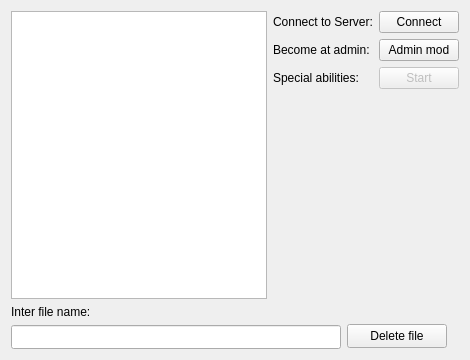
<?xml version="1.0" encoding="UTF-8"?>
<ui version="4.0">
 <class>Widget</class>
 <widget class="QWidget" name="Widget">
  <property name="geometry">
   <rect>
    <x>0</x>
    <y>0</y>
    <width>470</width>
    <height>360</height>
   </rect>
  </property>
  <property name="minimumSize">
   <size>
    <width>470</width>
    <height>360</height>
   </size>
  </property>
  <property name="maximumSize">
   <size>
    <width>470</width>
    <height>470</height>
   </size>
  </property>
  <property name="windowTitle">
   <string>Widget</string>
  </property>
  <layout class="QGridLayout" name="gridLayout">
   <item row="0" column="0">
    <layout class="QVBoxLayout" name="verticalLayout_3">
     <item>
      <layout class="QHBoxLayout" name="horizontalLayout_2">
       <item>
        <widget class="QTextBrowser" name="textBrowser"/>
       </item>
       <item>
        <layout class="QFormLayout" name="formLayout_2">
         <item row="0" column="0">
          <widget class="QLabel" name="label">
           <property name="text">
            <string>Connect to Server:</string>
           </property>
          </widget>
         </item>
         <item row="0" column="1">
          <widget class="QPushButton" name="pushButton_connect">
           <property name="text">
            <string>Connect</string>
           </property>
          </widget>
         </item>
         <item row="1" column="0">
          <widget class="QLabel" name="label_3">
           <property name="text">
            <string>Become at admin:</string>
           </property>
          </widget>
         </item>
         <item row="1" column="1">
          <widget class="QPushButton" name="pushButton">
           <property name="text">
            <string>Admin mod</string>
           </property>
          </widget>
         </item>
         <item row="2" column="0">
          <widget class="QLabel" name="label_4">
           <property name="text">
            <string>Special abilities:</string>
           </property>
          </widget>
         </item>
         <item row="2" column="1">
          <widget class="QPushButton" name="pushButton_2">
           <property name="enabled">
            <bool>false</bool>
           </property>
           <property name="text">
            <string>Start</string>
           </property>
          </widget>
         </item>
        </layout>
       </item>
      </layout>
     </item>
     <item>
      <layout class="QHBoxLayout" name="horizontalLayout">
       <item>
        <layout class="QVBoxLayout" name="verticalLayout_2">
         <item>
          <widget class="QLabel" name="label_2">
           <property name="text">
            <string>Inter file name:</string>
           </property>
          </widget>
         </item>
         <item>
          <widget class="QLineEdit" name="lineEdit">
           <property name="minimumSize">
            <size>
             <width>330</width>
             <height>24</height>
            </size>
           </property>
          </widget>
         </item>
        </layout>
       </item>
       <item>
        <layout class="QVBoxLayout" name="verticalLayout">
         <item>
          <spacer name="horizontalSpacer_2">
           <property name="orientation">
            <enum>Qt::Horizontal</enum>
           </property>
           <property name="sizeHint" stdset="0">
            <size>
             <width>88</width>
             <height>18</height>
            </size>
           </property>
          </spacer>
         </item>
         <item>
          <widget class="QPushButton" name="pushButton_deleteFile">
           <property name="maximumSize">
            <size>
             <width>100</width>
             <height>24</height>
            </size>
           </property>
           <property name="text">
            <string>Delete file</string>
           </property>
          </widget>
         </item>
        </layout>
       </item>
      </layout>
     </item>
    </layout>
   </item>
  </layout>
 </widget>
 <resources/>
 <connections/>
</ui>
